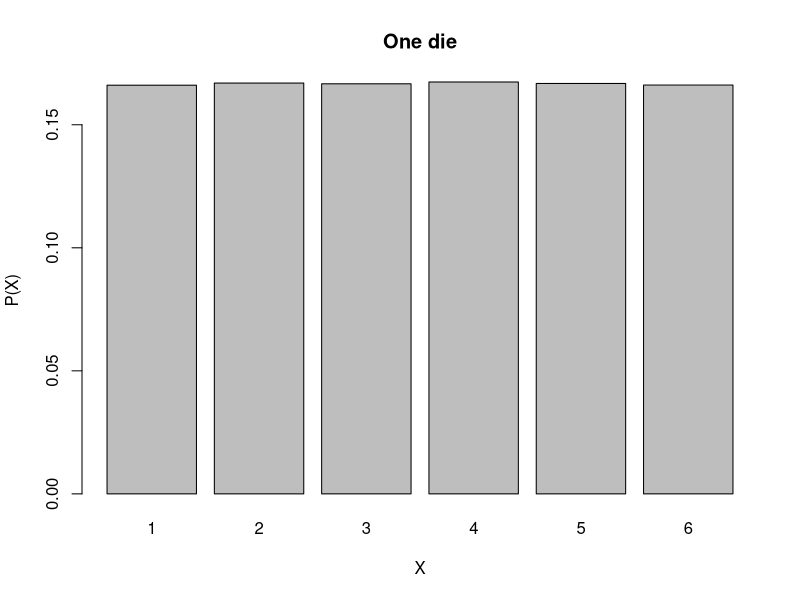
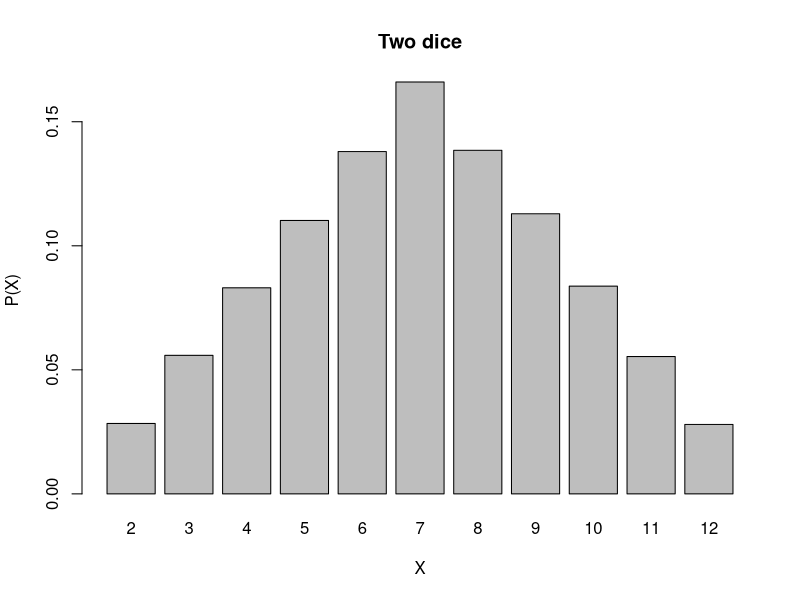
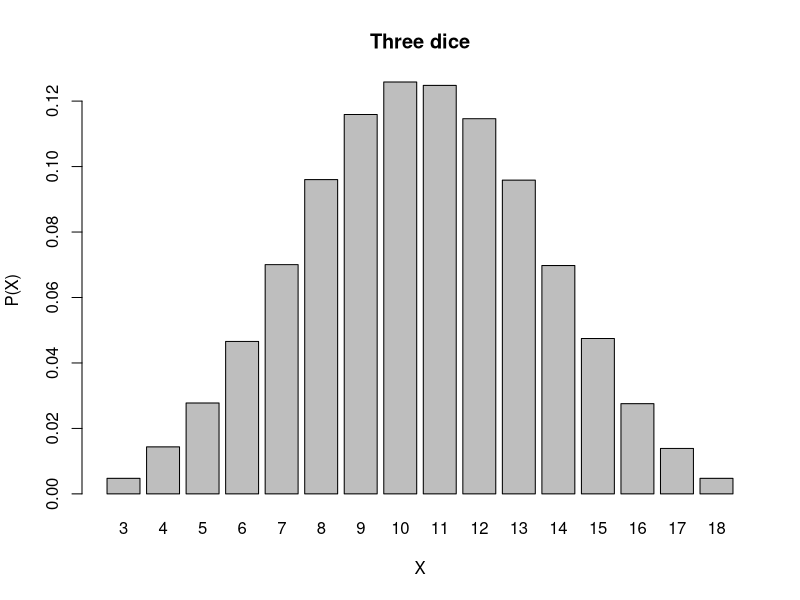
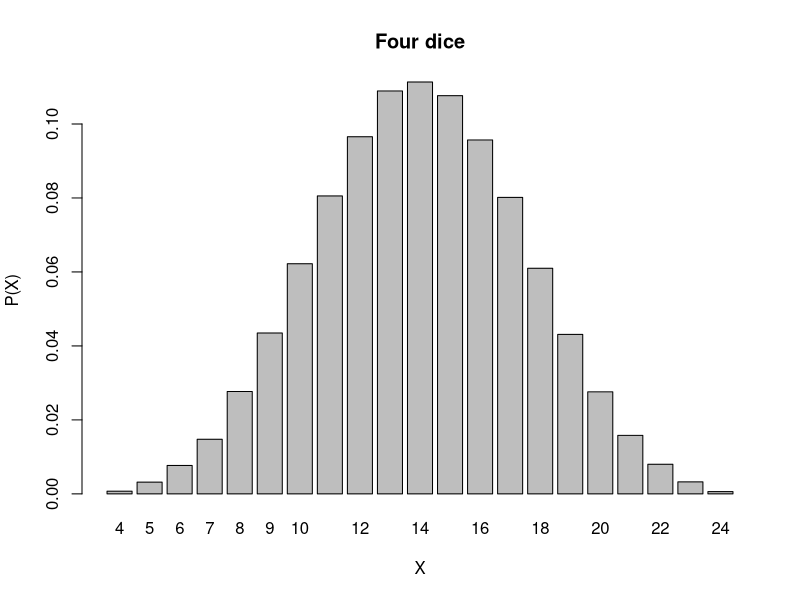
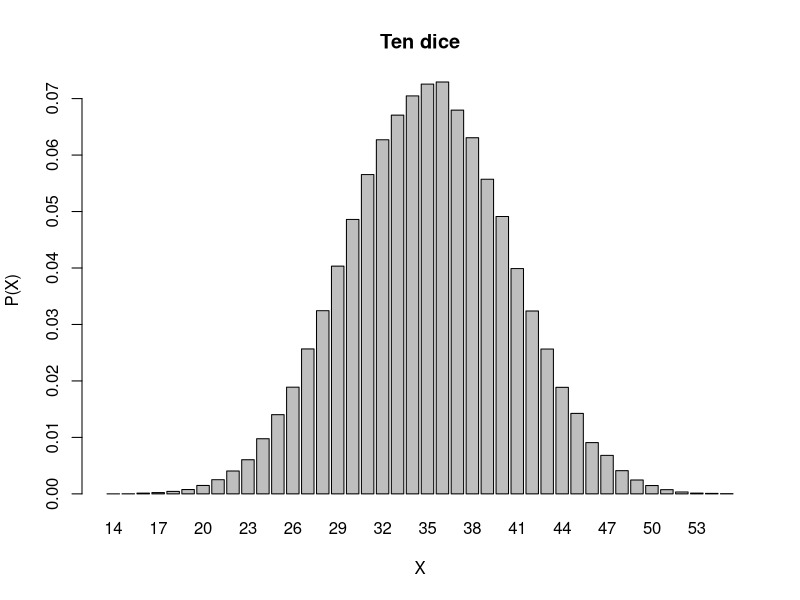
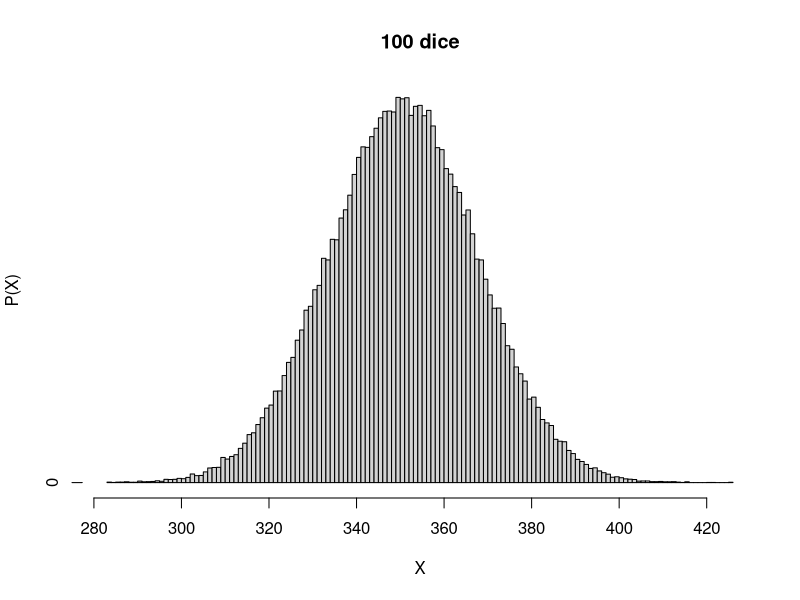
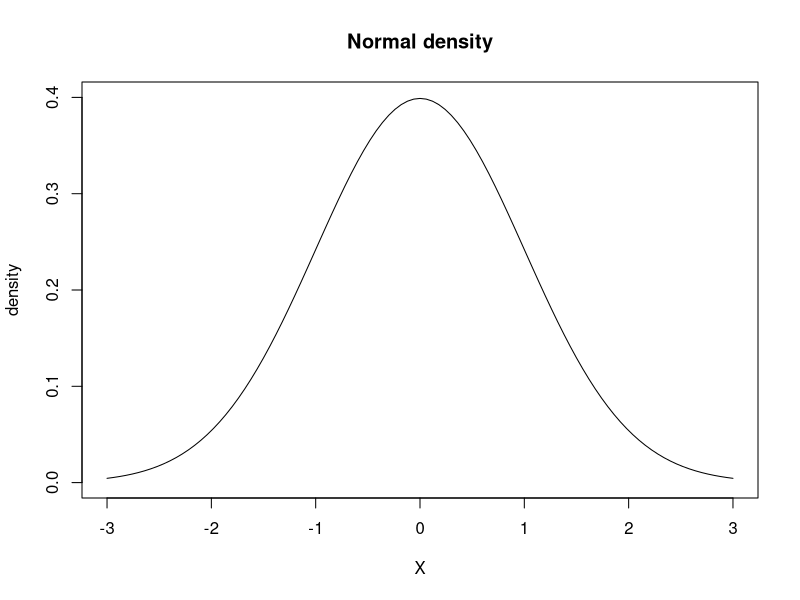
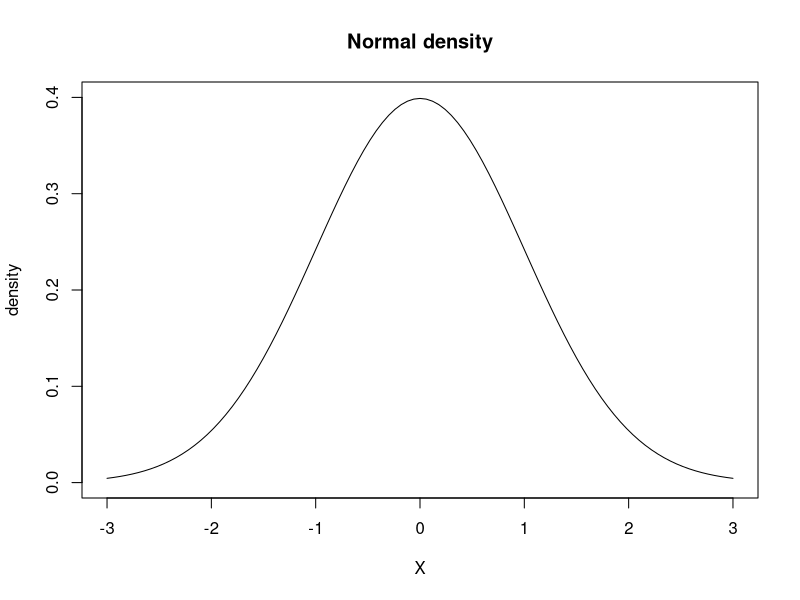

The R script that drew these images, in order:
## ---- chunk 1
knitr::opts_chunk$set(echo = TRUE)
## ---- chunk 2
plot_freq_hist <- function(vec, breaks = "Sturges", title){
  h <- hist(vec, plot=FALSE, breaks=breaks, right = FALSE)
  h$counts=h$counts/sum(h$counts)
  plot(h, main = title, xlab = "X", ylab = "P(X)")
}

plot_discrete_hist <- function(vec, title){
  counts <- table(vec)
  barplot(counts/sum(counts), main = title, xlab = "X", ylab = "P(X)")
}

plot_discrete_hist(sample(1:6, 1000000, replace = TRUE), title = "One die")

## ---- chunk 3

plot_discrete_hist(sample(1:6, 100000, replace = TRUE)+sample(1:6,100000, replace = TRUE), title = "Two dice")

## ---- chunk 4

plot_discrete_hist(sample(1:6, 100000, replace = TRUE)+sample(1:6,100000, replace = TRUE)+sample(1:6, 100000, replace = TRUE), title = "Three dice")

## ---- chunk 5

plot_discrete_hist(sample(1:6, 100000, replace = TRUE)+sample(1:6,100000, replace = TRUE)+sample(1:6, 100000, replace = TRUE)+sample(1:6, 100000, replace = TRUE),title = "Four dice")

## ---- chunk 6

roll_dice <- function(number_of_samples, number_of_dice){
  result <- sample(1:6, number_of_samples, replace = TRUE)
  for(i in 1:(number_of_dice-1)){
    result<-result + sample(1:6, number_of_samples, replace = TRUE)
  }
  result
}

plot_discrete_hist(roll_dice(100000, 10),title = "Ten dice")

## ---- chunk 7

plot_freq_hist(roll_dice(100000, 100), 150, title = "100 dice")

## ---- chunk 8
plot(function(x) dnorm(x), -3, 3,
main = "Normal density",ylim=c(0,.4),
ylab="density",xlab="X")
## ---- chunk 9
plot(function(x) dnorm(x), -3, 3,
main = "Normal density",ylim=c(0,.4),
ylab="density",xlab="X")
## ---- chunk 10
plot(function(x) dnorm(x), -3, 3,
main = "Normal density",ylim=c(0,.4),
ylab="density",xlab="X")
## ---- chunk 11
cord.x <- c(0,seq(0,1,0.01),1)
cord.y <- c(0,dnorm(seq(0,1,0.01)),0)
curve(dnorm(x,0,1),xlim=c(-3,3),main='Standard Normal')
polygon(cord.x,cord.y,col='skyblue')
